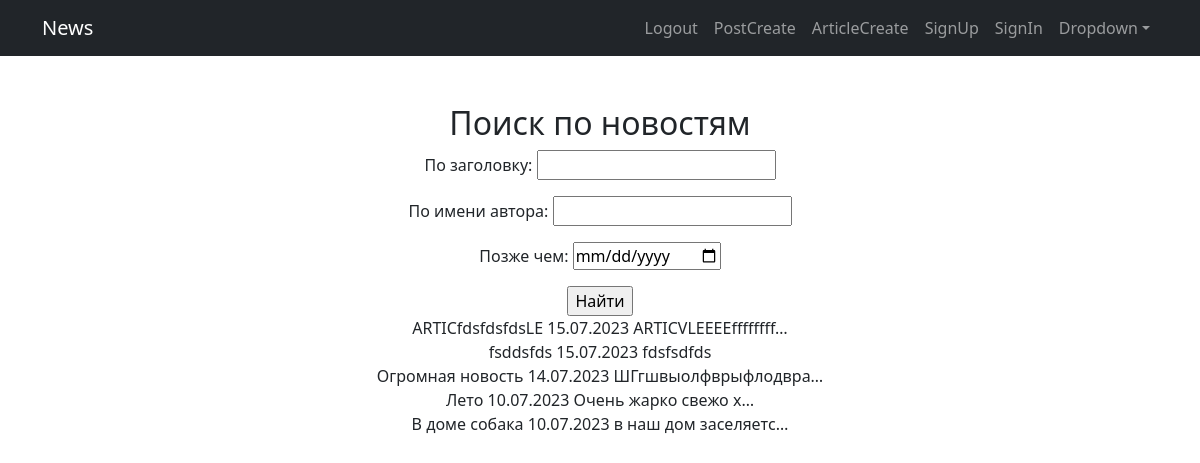
Before: /posts/search/ (signed in) with the older database file.
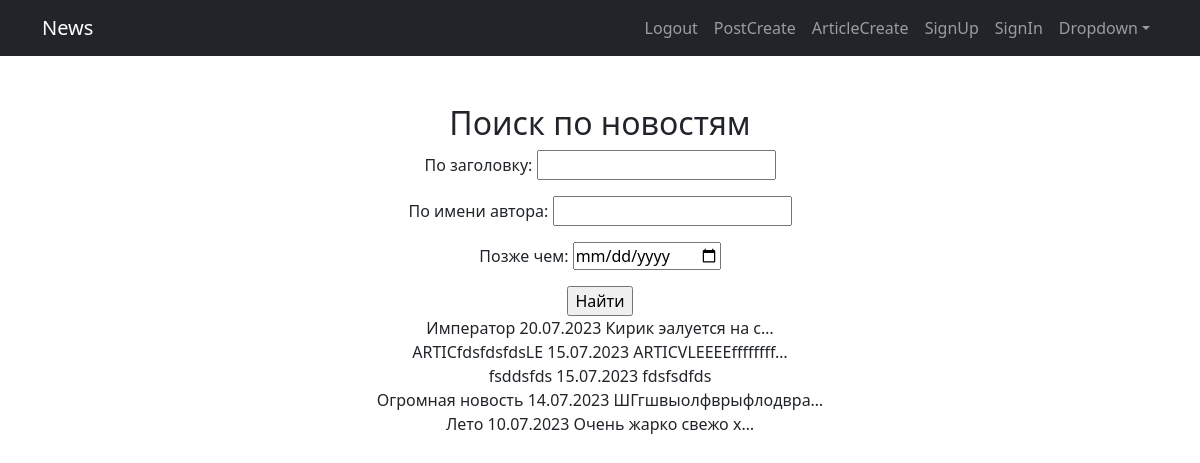
After: the same page with the newer database file.
### news/models.py (models this page shows, shortened)
class Post(models.Model):
    post_author = models.ForeignKey(Author, on_delete=models.CASCADE)
    post_category = models.ManyToManyField(Category)
    article = 'A'
    news = 'N'
    POSITIONS = [
        (article, 'Статья'),
        (news, 'Новость'),
    ]
    category = models.CharField(max_length=1, choices=POSITIONS, default=news)
    date_created = models.DateField(auto_now_add=True)
    title = models.CharField(max_length=50)
    content = models.TextField()
    post_rate = models.IntegerField(default=0)

### news/views.py (the view)
# urls.py: path('search/', NewsSearch.as_view(), name='post_search'),
class NewsSearch(LoginRequiredMixin, ListView):
    model = Post
    template_name = 'post_search.html'
    context_object_name = 'post_search'
    ordering = ['-date_created']
    paginate_by = 5
    def get_queryset(self):
        queryset = super().get_queryset()
        self.filterset = PostFilter(self.request.GET, queryset)
        return self.filterset.qs
    def get_context_data(self, **kwargs):
        context = super().get_context_data(**kwargs)
        context['filterset'] = self.filterset
        return context

### templates/post_search.html (shortened to what this page needs)
{% extends 'flatpages/default.html' %}
{% block content %}
    <h2>Поиск по новостям</h2>
    <form action="" method="get">
        {{ filterset.form.as_p }}
        <input type="submit" value="Найти"/>
    </form>
    {% for post in post_search %}
     <div>
     {{ post.title }}
     {{ post.date_created|date:'d.m.Y' }}
     {{ post.content|truncatechars:20 }}
     </div>
    {% endfor %}
{% endblock content %}

Changed rows visible on the page:
no longer on this page (row unchanged): Post: title "В доме собака", date_created "10.07.2023", content "в наш дом заселяетс…"
added Post: title "Император", date_created "20.07.2023", content "Кирик эалуется на с…"
